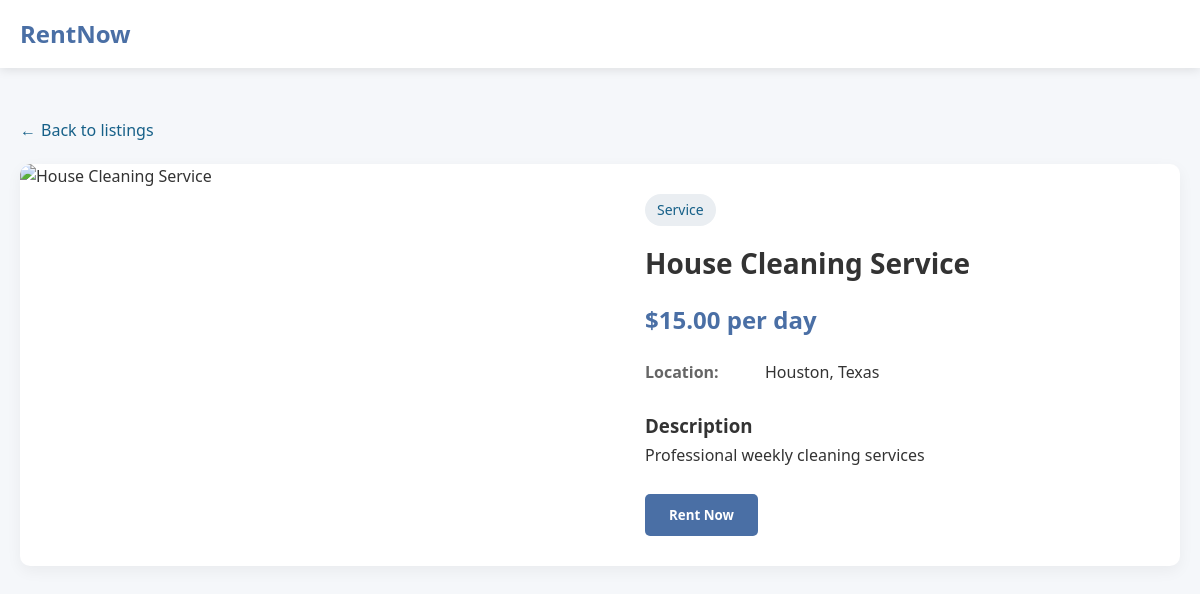
The app's page /source-code/product_detail.php?id=44 with its own data.
### tables this page shows
CREATE TABLE IF NOT EXISTS `listings` (
  `id` int NOT NULL AUTO_INCREMENT,
  `item_type` enum('item','service') NOT NULL,
  `category` varchar(100) DEFAULT NULL,
  `name` varchar(255) NOT NULL,
  `price_per_day` decimal(10,2) NOT NULL,
  `quantity` int DEFAULT NULL,
  `district` varchar(255) NOT NULL,
  `city` varchar(255) NOT NULL,
  `user_email` varchar(255) DEFAULT NULL,
  `description` text,
  `image` longblob,
  PRIMARY KEY (`id`)
);

### source-code/product_detail.php (the view, shortened to what this page needs)
<?php
$servername = "localhost";
$username = "root";
$password = "";
$dbname = "final";
$conn = new mysqli($servername, $username, $password, $dbname);
$listing_id = isset($_GET['id']) ? intval($_GET['id']) : 0;
$sql = "SELECT * FROM listings WHERE id = ?";
$stmt = $conn->prepare($sql);
$stmt->bind_param("i", $listing_id);
$stmt->execute();
$result = $stmt->get_result();
$listing = $result->fetch_assoc();
$location = [];
if (!empty($listing['city'])) $location[] = htmlspecialchars(str_replace('_', ' ', $listing['city']));
if (!empty($listing['district'])) $location[] = htmlspecialchars(ucfirst($listing['district']));
$location_str = implode(", ", $location);
?>
<!DOCTYPE html>
<html lang="en">
<head>
</head>
<body>
    <header>
        <div class="nav-container">
            <a href="index.php" class="logo">RentNow</a>
        </div>
    </header>
    <div class="container">
        <a href="explore.php" class="back-link">Back to listings</a>
        <div class="product-container">
            <div class="image-container">
                <?php if ($listing['image']): ?>
                    <img src="image.php?id=<?php echo $listing['id']; ?>" alt="<?php echo htmlspecialchars($listing['name']); ?>" class="product-image">
                <?php else: ?>
                    <div class="product-image" style="background-color: var(--light-gray); display: flex; align-items: center; justify-content: center;">
                        <span style="color: var(--dark-gray);">No image available</span>
                    </div>
                <?php endif; ?>
            </div>
            <div class="product-details">
                <span class="product-type"><?php echo ucfirst($listing['item_type']); ?></span>
                <h1 class="product-title"><?php echo htmlspecialchars($listing['name']); ?></h1>
                <div class="product-price">$<?php echo number_format($listing['price_per_day'], 2); ?> per day</div>
                <div class="product-info">
                    <div class="info-item">
                        <div class="info-label">Location:</div>
                        <div class="info-value"><?php echo $location_str; ?></div>
                    </div>
                </div>
                <?php if (!empty($listing['description'])): ?>
                <div class="product-description">
                    <h3>Description</h3>
                    <p><?php echo nl2br(htmlspecialchars($listing['description'])); ?></p>
                </div>
                <?php endif; ?>
                <div class="product-actions">
                    <button type="button" class="cta-button" id="rentNowBtn">Rent Now</button>
                </div>
            </div>
        </div>
    </div>
</body>
</html>

### source-code/product_detail.php (style rules this page uses)
:root { --primary-color: #4a6fa5; --secondary-color: #166088; --accent-color: #4fc3dc; --background-color: #f5f7fa; --text-color: #333; --light-gray: #eaeef2; --dark-gray: #666; --success-color: #28a745; --error-color: #dc3545; --warning-color: #ffc107; }
* { margin: 0; padding: 0; box-sizing: border-box; font-family: 'Segoe UI', Tahoma, Geneva, Verdana, sans-serif; }
body { background-color: var(--background-color); color: var(--text-color); line-height: 1.6; }
.container { max-width: 1200px; margin: 0 auto; padding: 20px; }
header { background-color: white; box-shadow: 0 2px 10px rgba(0, 0, 0, 0.1); padding: 15px 0; margin-bottom: 30px; }
.nav-container { display: flex; justify-content: space-between; align-items: center; max-width: 1200px; margin: 0 auto; padding: 0 20px; }
.logo { font-size: 24px; font-weight: 700; color: var(--primary-color); text-decoration: none; }
.back-link { display: inline-block; margin-bottom: 20px; color: var(--secondary-color); text-decoration: none; font-weight: 500; transition: color 0.3s; }
.back-link:before { content: "←"; margin-right: 5px; }
.product-container { display: grid; grid-template-columns: 1fr 1fr; gap: 30px; background-color: white; border-radius: 10px; overflow: hidden; box-shadow: 0 5px 15px rgba(0, 0, 0, 0.05); }
.product-image { width: 100%; height: 400px; object-fit: cover; border-radius: 10px; }
.product-details { padding: 30px; }
.product-type { display: inline-block; background-color: var(--light-gray); color: var(--secondary-color); padding: 5px 12px; border-radius: 20px; font-size: 14px; font-weight: 500; margin-bottom: 15px; text-transform: capitalize; }
.product-title { font-size: 28px; color: var(--text-color); margin-bottom: 15px; }
.product-price { font-size: 24px; color: var(--primary-color); font-weight: 600; margin-bottom: 20px; }
.product-info { margin-bottom: 25px; }
.info-item { display: flex; margin-bottom: 10px; }
.info-label { font-weight: 600; width: 120px; color: var(--dark-gray); }
.info-value { flex: 1; }
.product-description { margin-bottom: 25px; color: var(--text-color); line-height: 1.7; }
.cta-button { display: inline-block; background-color: var(--primary-color); color: white; padding: 12px 24px; border-radius: 5px; text-decoration: none; font-weight: 600; transition: background-color 0.3s; margin-right: 10px; border: none; cursor: pointer; }

### records on screen
listings: item_type "Service", name "House Cleaning Service", price_per_day "15.00", description "Professional weekly cleaning services"

### other values on screen
$location_str "Houston, Texas"
